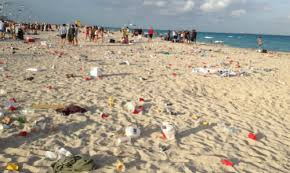
#> input picture Online_Images/1.jpg, 290 x 173 px; its folder holds only this picture in this run
$ python color.py
#> lines starting #> are read from the running program, lines starting #| are printed output that depends on the picture; after the words box and inside, x2 and y2 are one past the last pixel; in counts of white or black regions, pixels touching at a corner belong together
#> in plot, img is the input picture: shape (173, 290, 3); mean B, G, R 142.1, 160.9, 171.8
import sys
import math
import cv2
import numpy as np
from matplotlib import pyplot as plt

FOLDER_NAME = './../Online_Images/'
NUM_IMAGES = 22 # max image number

imgnum = 1 # keeps track of which image we're on
thresh = 150 # minimum distance from average sand color to be marked as not sand

def keypress(event):
	if event.key == 'escape': # exit
		plt.close()
		sys.exit()

	global imgnum, thresh
	sys.stdout.flush()

	if event.key == 'x': # scroll forward one image
		imgnum = min(imgnum+1, NUM_IMAGES)
	if event.key == 'z': # scroll backward one image
		imgnum = max(imgnum-1, 1)
	if event.key == 'q': # decrement threshold by 5
		thresh = thresh - 5
	if event.key == 'w': # increment threshold by 5
		thresh = thresh + 5
	if event.key == '1': # decrement threshold by 10
		thresh = thresh - 10
	if event.key == '2': # increment threshold by 10
		thresh = thresh + 10

	plot(imgnum, thresh) # reload image

def detect(img, thresh):
#> called with thresh = 150
	height, width, channels = img.shape
#> height = 173; width = 290; channels = 3
	sand = [194, 178, 128]
	new_image = np.zeros((height,width,channels), np.uint8)

	for i in range(height):
		for j in range(width):
			px = img[i][j]
			dist = math.sqrt(math.pow((px[0] - sand[0]),2) + math.pow((px[1] - sand[1]),2) + math.pow((px[2] - sand[2]),2))
			if dist > thresh:
				new_image[i][j] = [255,255,255]
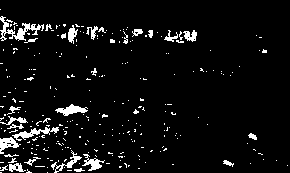
#> new_image: shape (173, 290, 3); 6% white; 270 white regions (242 under 20 px), largest, box (x1, y1, x2, y2) and area: (0, 16, 44, 41) 342, (12, 127, 59, 141) 221, (55, 104, 88, 116) 192

	return new_image

def plot(imgnum, thresh): # threshold on gradient steepness
	global NUM_IMAGES

	img = cv2.imread(FOLDER_NAME+str(imgnum)+'.jpg')

	result = detect(img, thresh)

	plt.subplot(121),plt.imshow(img,cmap = 'gray')
	plt.title('Original Image ('+str(imgnum)+' of '+str(NUM_IMAGES)+')'), plt.xticks([]), plt.yticks([])
	plt.subplot(122),plt.imshow(result,cmap = 'gray')
	plt.title('New Image ('+str(thresh)+')'), plt.xticks([]), plt.yticks([])

	plt.draw()

plt.figure().canvas.mpl_connect('key_press_event', keypress)
plot(imgnum, thresh)
plt.show()
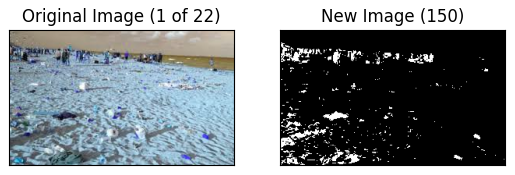
#> figure drawn by matplotlib, 2 panels; B, G, R data is drawn as R, G, B
